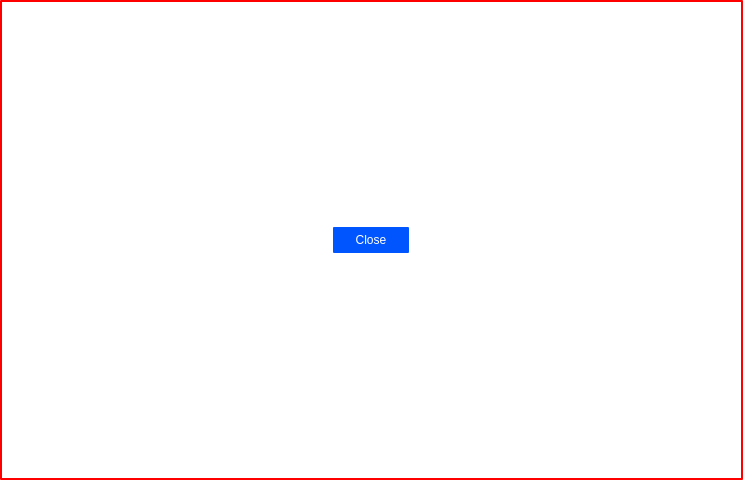
<?xml version="1.0" encoding="UTF-8"?>
<ui version="4.0">
 <class>MainWindow</class>
 <widget class="QMainWindow" name="MainWindow">
  <property name="geometry">
   <rect>
    <x>0</x>
    <y>0</y>
    <width>743</width>
    <height>480</height>
   </rect>
  </property>
  <property name="windowTitle">
   <string>MainWindow</string>
  </property>
  <property name="styleSheet">
   <string notr="true">background-color: rgba(255, 255, 255, 2);
border-color: rgba(255, 0, 0, 255);
border-style: solid;
border-width: 2px;
border-radius: 2px;
</string>
  </property>
  <widget class="QWidget" name="centralwidget">
   <property name="maximumSize">
    <size>
     <width>1920</width>
     <height>1080</height>
    </size>
   </property>
   <property name="mouseTracking">
    <bool>true</bool>
   </property>
   <layout class="QHBoxLayout" name="horizontalLayout_3">
    <item>
     <widget class="QFrame" name="frame">
      <property name="maximumSize">
       <size>
        <width>100</width>
        <height>50</height>
       </size>
      </property>
      <property name="styleSheet">
       <string notr="true">border-color: rgba(255, 255, 255, 2);</string>
      </property>
      <property name="frameShape">
       <enum>QFrame::StyledPanel</enum>
      </property>
      <property name="frameShadow">
       <enum>QFrame::Raised</enum>
      </property>
      <layout class="QHBoxLayout" name="horizontalLayout_4">
       <item>
        <widget class="QPushButton" name="closeButton">
         <property name="enabled">
          <bool>true</bool>
         </property>
         <property name="maximumSize">
          <size>
           <width>85</width>
           <height>30</height>
          </size>
         </property>
         <property name="styleSheet">
          <string notr="true">QPushButton {
	background-color: rgb(0, 85, 255);
	color: rgb(255, 255, 255);
}

QPushButton:hover {
	background-color: rgba(68, 68, 68, 220);
}

QPushButton:pressed {
	background-color: rgba(68, 68, 68, 200);
}</string>
         </property>
         <property name="text">
          <string>Close</string>
         </property>
        </widget>
       </item>
      </layout>
     </widget>
    </item>
   </layout>
  </widget>
 </widget>
 <resources/>
 <connections/>
</ui>
